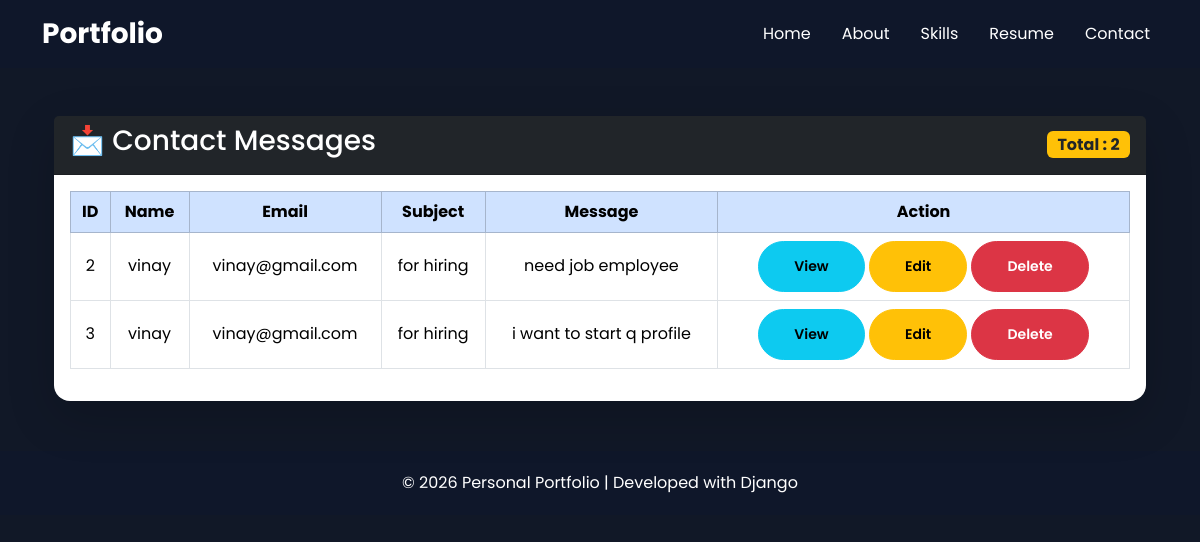
The app's page /dashboard/ (signed in), older data.
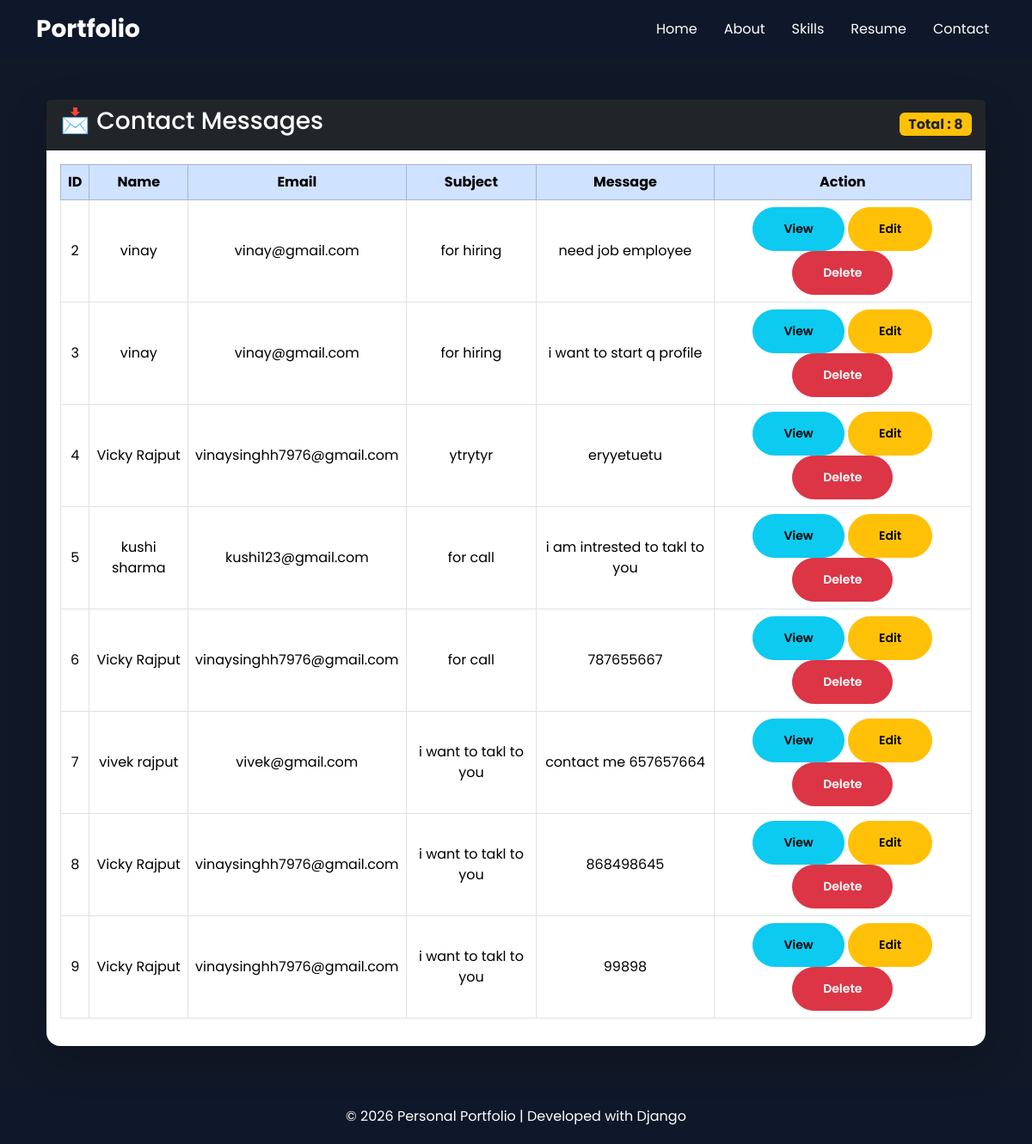
The same page, newer data.
### portfolio/models.py (models this page shows, shortened)
class Contact(models.Model):
    name=models.CharField(max_length=100)
    email=models.EmailField()
    subject=models.CharField(max_length=100)
    message=models.TextField()

### portfolio/views.py (the view)
# urls.py: path('dashboard/', Dashboard.as_view(), name='dashboard'),
class Dashboard(View):
    def get(self, request):
        if not request.session.get('admin'):
            return redirect('admin_login')
        data = Contact.objects.all()
        return render(request, "dashboard.html", {'data': data})

### portfolio/templates/dashboard.html (shortened to what this page needs)
{% extends 'base.html' %}
{% block content %}
<div class="container mt-5">
    <div class="card shadow-lg border-0 rounded-4">
        <div class="card-header bg-dark text-white d-flex justify-content-between align-items-center">
            <h3>📩 Contact Messages</h3>
            <span class="badge bg-warning text-dark fs-6">
                Total : {{ data|length }}
            </span>
        </div>
        <div class="card-body">
            <div class="table-responsive">
                <table class="table table-hover table-bordered align-middle text-center">
                    <thead class="table-primary">
                        <tr>
                            <th>ID</th>
                            <th>Name</th>
                            <th>Email</th>
                            <th>Subject</th>
                            <th>Message</th>
                            <th>Action</th>
                        </tr>
                    </thead>
                    <tbody>
                        {% for i in data %}
                        <tr>
                            <td>{{i.id}}</td>
                            <td>{{i.name}}</td>
                            <td>{{i.email}}</td>
                            <td>{{i.subject}}</td>
                            <td style="max-width:250px;">
                                {{i.message}}
                            </td>
                            <td>
                            <a href="{% url 'view' i.id %}" class="btn btn-info btn-sm">
                            View
                            </a>
                                <a href="{% url 'edit' i.id %}" class="btn btn-warning btn-sm">
                                 Edit
                                 </a>
                           <a href="{% url 'delete' i.id %}"
                           class="btn btn-danger btn-sm"
                           onclick="return confirm('Delete this message?')">
                           Delete
                           </a>
                            </td>
                        </tr>
                        {% empty %}
                        <tr>
                            <td colspan="6" class="text-danger">
                                No Contact Messages Found
                            </td>
                        </tr>
                        {% endfor %}
                    </tbody>
                </table>
            </div>
        </div>
    </div>
</div>
{% endblock %}

### portfolio/templates/base.html (shortened to what this page needs)
<!DOCTYPE html>
<html lang="en">
<head>
    <link href="https://cdn.jsdelivr.net/npm/bootstrap@5.3.7/dist/css/bootstrap.min.css" rel="stylesheet">
     {% load static %}
<link rel="stylesheet" href="{% static 'css/style.css' %}">
    <link rel="stylesheet" href="https://cdnjs.cloudflare.com/ajax/libs/font-awesome/6.7.1/css/all.min.css">
</head>
<body>
<nav class="navbar navbar-expand-lg navbar-dark">
<div class="container">
<a class="navbar-brand" href="/">Portfolio</a>
<div class="collapse navbar-collapse" id="menu">
<ul class="navbar-nav ms-auto">
<li class="nav-item"><a class="nav-link" href="/">Home</a></li>
<li class="nav-item"><a class="nav-link" href="/about/">About</a></li>
<li class="nav-item"><a class="nav-link" href="/skills/">Skills</a></li>
<li class="nav-item"><a class="nav-link" href="/resume/">Resume</a></li>
<li class="nav-item"><a class="nav-link" href="/contact/">Contact</a></li>
</ul>
</div>
</div>
</nav>
<div class="container mt-4">
{% block content %}
{% endblock %}
</div>
<footer>
© 2026 Personal Portfolio | Developed with Django
</footer>
</body>
</html>

### portfolio/static/css/style.css (style rules this page uses)
* { margin:0; padding:0; box-sizing:border-box; font-family:'Poppins',sans-serif; }
body { background:#0f172a; overflow-x:hidden; }
.container { position:relative; z-index:2; }
.btn { padding:14px 35px; border-radius:50px; font-weight:600; transition:.3s; }

### portfolio/templates/base.html (style rules this page uses)
body { background:#111827; color:white; }
.navbar { background:#0f172a; }
.navbar-brand { font-weight:bold; font-size:28px; }
.nav-link { color:white !important; margin-left:15px; }
footer { background:#0f172a; padding:20px; text-align:center; margin-top:50px; }

Row changes from the older to the newer data that the page shows:
added Contact: id "4", name "Vicky Rajput", email "vinaysinghh7976@gmail.com", subject "ytrytyr", message "eryyetuetu"
added Contact: id "5", name "kushi sharma", email "kushi123@gmail.com", subject "for call", message "i am intrested to takl to you"
added Contact: id "6", name "Vicky Rajput", email "vinaysinghh7976@gmail.com", subject "for call", message "787655667"
added Contact: id "7", name "vivek rajput", email "vivek@gmail.com", subject "i want to takl to you", message "contact me 657657664"
added Contact: id "8", name "Vicky Rajput", email "vinaysinghh7976@gmail.com", subject "i want to takl to you", message "868498645"
added Contact: id "9", name "Vicky Rajput", email "vinaysinghh7976@gmail.com", subject "i want to takl to you", message "99898"
Text that changed along with them:
{{ data|length }}: "2" → "8"
